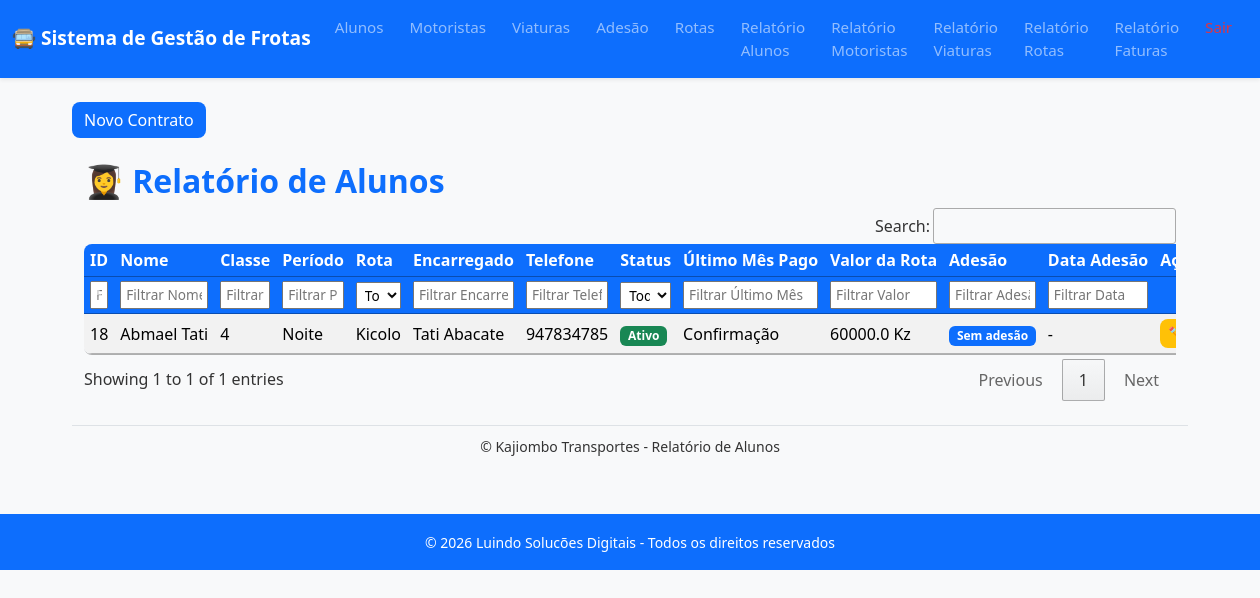
The page /relatorio/alunos (signed in) on the database its author committed.
### tables this page shows
CREATE TABLE alunos (
        id_aluno INTEGER PRIMARY KEY AUTOINCREMENT,
        nome TEXT NOT NULL,
        classe TEXT,
        encarregado TEXT,
        rota TEXT
    , periodo TEXT, ultimo_mes TEXT, status TEXT, telefone TEXT, id_rota INTEGER, valor REAL, adesao TEXT, data_adesao DATE);

### app.py (the view)
@app.route("/relatorio/alunos")
@app.route("/relatorio/alunos")
def relatorio_alunos():
    if not verificar_permissao(["Administrador", "Operador"]):
        return redirect(url_for("login"))
    alunos = db.listar_alunos()
    return render_template("relatorio_alunos.html", alunos=alunos)

### app.py (called while the page is built)
def verificar_permissao(perfis_permitidos):
    if "usuario" not in session or session.get("perfil") not in perfis_permitidos:
        return False
    return True

### utils/db.py (called while the page is built)
def get_connection():
    conn = sqlite3.connect("frota.db")
    conn.row_factory = sqlite3.Row
    return conn

### templates/relatorio_alunos.html (shortened to what this page needs)
{% extends "base.html" %}
{% block content %}
<button type="button" class="btn btn-primary" data-bs-toggle="modal" data-bs-target="#novoContratoModal">
  Novo Contrato
</button>
<div class="container-fluid mt-4">
  <h2 class="fw-bold text-primary">👩‍🎓 Relatório de Alunos</h2>
  <div class="table-responsive">
    <table class="table table-striped table-sm mt-3" id="alunosTable" style="width:100%">
      <thead>
        <tr>
          <th>ID</th>
          <th>Nome</th>
          <th>Classe</th>
          <th>Período</th>
          <th>Rota</th>
          <th>Encarregado</th>
          <th>Telefone</th>
          <th>Status</th>
          <th>Último Mês Pago</th>
          <th>Valor da Rota</th>
          <th>Adesão</th>
          <th>Data Adesão</th>
          <th>Ações</th>
        </tr>
        <tr>
          <th><input type="text" placeholder="Filtrar ID"></th>
          <th><input type="text" placeholder="Filtrar Nome"></th>
          <th><input type="text" placeholder="Filtrar Classe"></th>
          <th><input type="text" placeholder="Filtrar Período"></th>
          <th>
            <select>
              <option value="">Todas</option>
            </select>
          </th>
          <th><input type="text" placeholder="Filtrar Encarregado"></th>
          <th><input type="text" placeholder="Filtrar Telefone"></th>
          <th>
            <select>
              <option value="">Todos</option>
            </select>
          </th>
          <th><input type="text" placeholder="Filtrar Último Mês"></th>
          <th><input type="text" placeholder="Filtrar Valor"></th>
          <th><input type="text" placeholder="Filtrar Adesão"></th>
          <th><input type="text" placeholder="Filtrar Data"></th>
          <th></th>
        </tr>
      </thead>
      <tbody>
        {% for a in alunos %}
        <tr>
          <td>{{ a['id_aluno'] }}</td>
          <td>{{ a['nome'] }}</td>
          <td>{{ a['classe'] }}</td>
          <td>{{ a['periodo'] }}</td>
          <td>{{ a['nome_rota'] }}</td>
          <td>{{ a['encarregado'] }}</td>
          <td>{{ a['telefone'] }}</td>
          <td>
            {% if a['status'] == 'Ativo' %}
              <span class="badge bg-success">Ativo</span>
            {% else %}
              <span class="badge bg-danger">Inativo</span>
            {% endif %}
          </td>
          <td>{{ a['ultimo_mes_pago'] }}</td>
          <td>{{ a['valor_rota'] }} Kz</td>
          <td>
            {% if a['tipo_adesao'] %}
              <span class="badge bg-primary">{{ a['tipo_adesao'] }}</span>
            {% else %}
              <span class="badge bg-secondary">Sem Adesão</span>
            {% endif %}
          </td>
          <td>{{ a['data_adesao'] }}</td>
          <td>
            <a href="{{ url_for('editar_aluno', id_aluno=a['id_aluno']) }}" class="btn btn-warning btn-sm">✏️ Editar</a>
          </td>
        </tr>
        {% endfor %}
      </tbody>
    </table>
  </div>
</div>
<footer class="bg-light text-center py-2 mt-4 border-top">
  <small>&copy; {{ current_year }} Kajiombo Transportes - Relatório de Alunos</small>
</footer>
<link rel="stylesheet" href="https://cdn.datatables.net/1.13.6/css/jquery.dataTables.min.css">
<link rel="stylesheet" href="https://cdn.datatables.net/buttons/2.4.1/css/buttons.dataTables.min.css">
<link rel="stylesheet" href="https://cdn.datatables.net/fixedcolumns/4.3.0/css/fixedColumns.dataTables.min.css">
{% endblock %}

### static/css/style.css (style rules this page uses)
body { font-family: 'Segoe UI', Roboto, Helvetica, Arial, sans-serif; background-color: #f8f9fa; color: #333; margin: 0; padding: 0; }
a { text-decoration: none; color: #0d6efd; }
.btn { border-radius: 8px; font-weight: 500; transition: all 0.3s ease; }
.btn-primary { background-color: #0d6efd; border: none; }
.btn-warning { background-color: #ffc107; border: none; }
.table { border-radius: 8px; overflow: hidden; }
.table th { background-color: #0d6efd; color: #fff; font-weight: 600; }
.table-striped tbody tr:nth-child(odd) { background-color: #f2f6fc; }

### templates/relatorio_alunos.html (style rules this page uses)
#alunosTable th, #alunosTable td { padding: 4px 6px; vertical-align: middle; white-space: nowrap; }
#alunosTable thead input, #alunosTable thead select { width: 100%; font-size: 0.85rem; padding: 2px 4px; box-sizing: border-box; }

### rows shown on the page
alunos: id_aluno "18", nome "Abmael Tati", classe "4", periodo "Noite", nome_rota "Kicolo", encarregado "Tati Abacate", telefone "947834785", status "Ativo", ultimo_mes_pago "Confirmação", valor_rota "60000.0", tipo_adesao "Sem adesão", data_adesao "-"
